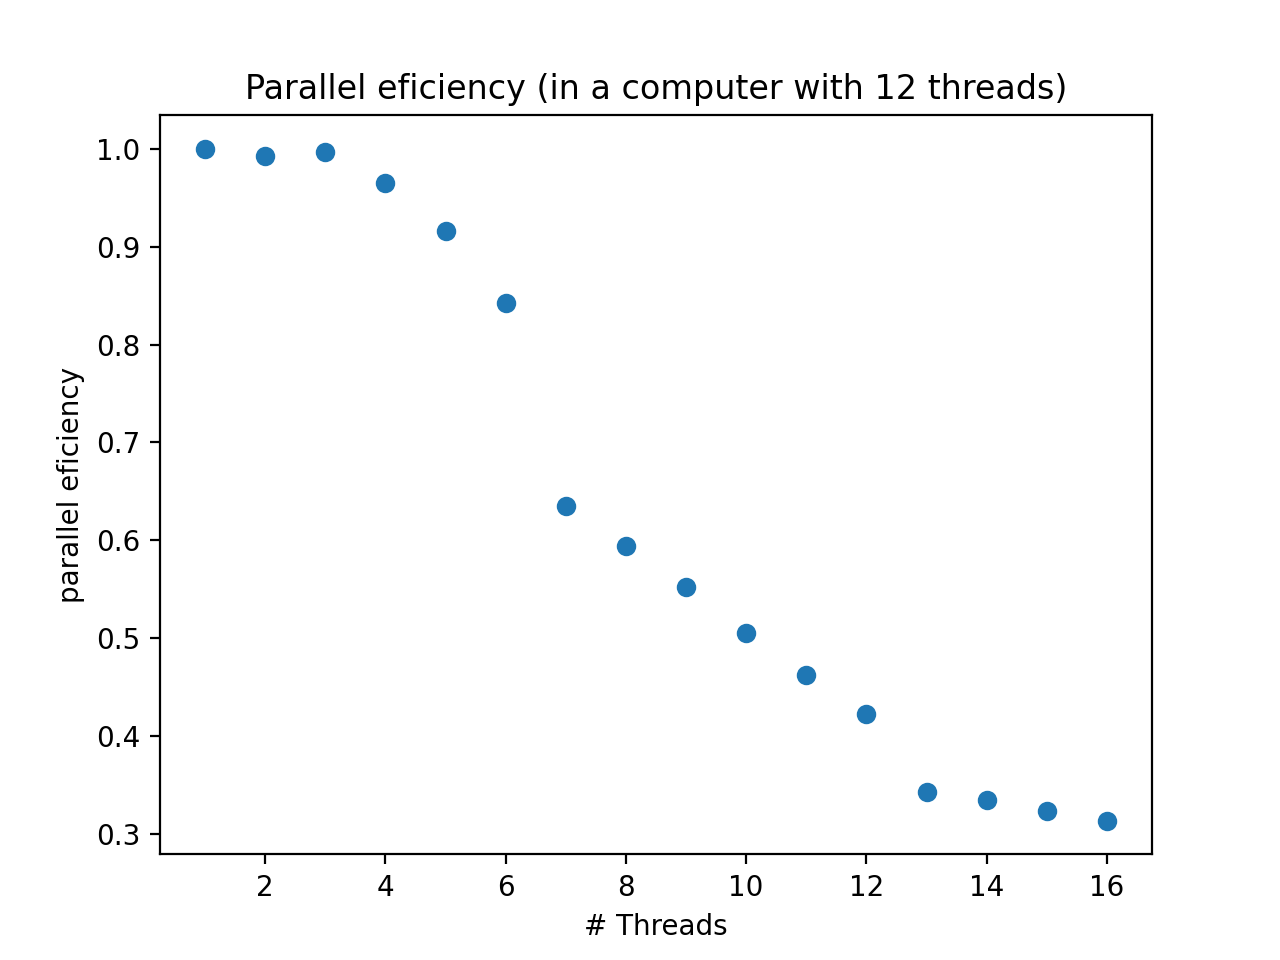

This figure's Python source:
import numpy as np
import matplotlib.pyplot  as plt

x=np.loadtxt("scaling.txt")[:,0]
y=np.loadtxt("scaling.txt")[:,2]
plt.scatter(x,y)
plt.xlabel("# Threads")
plt.ylabel("parallel eficiency")
plt.title("Parallel eficiency (in a computer with 12 threads)")
plt.savefig("parallel.png",dpi=200)
